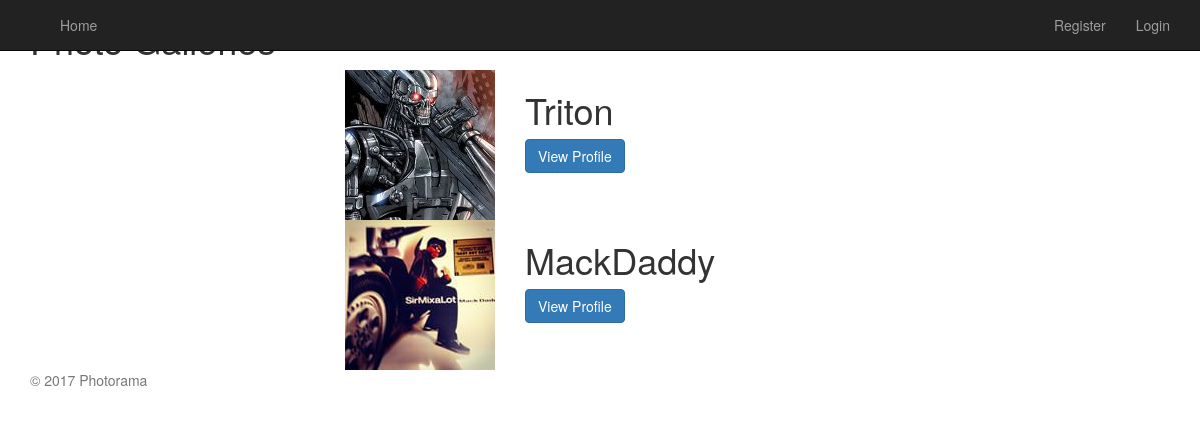
Before: / with the older database file.
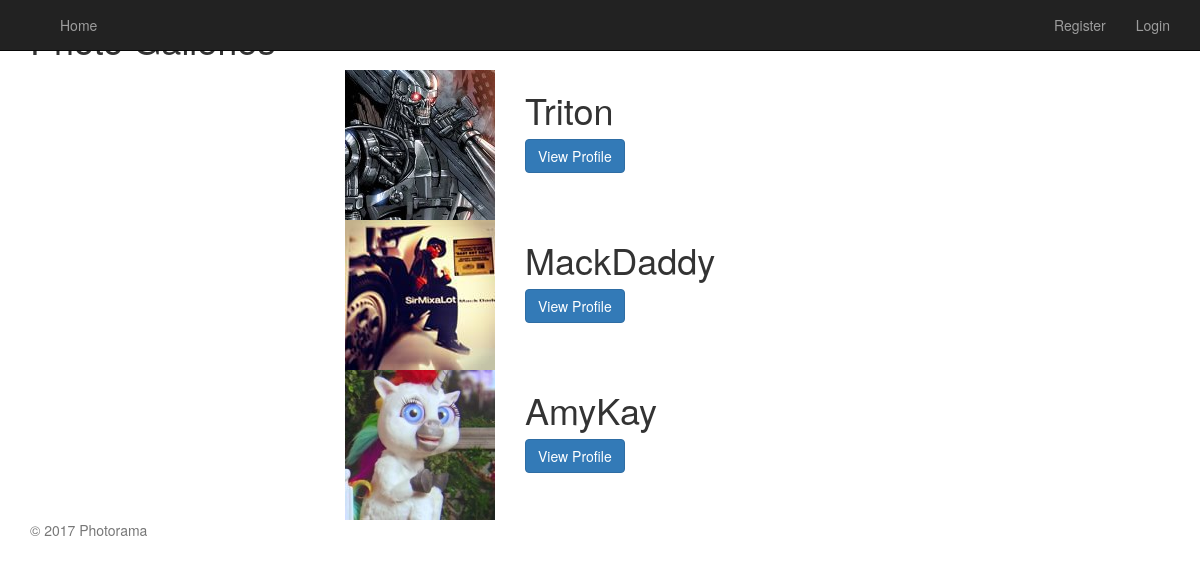
After: the same page with the newer database file.
### tables this page shows
CREATE TABLE `users` (
  `user_id` int(11) NOT NULL,
  `username` varchar(25) NOT NULL,
  `email` varchar(25) NOT NULL,
  `password` varchar(255) NOT NULL,
  `profile_image` varchar(50) NOT NULL DEFAULT 'images/default_avatar.jpg',
  `member_since` datetime NOT NULL
);

### util/main.php (called while the page is built, shortened)
<?php
$uri = filter_input(INPUT_SERVER, 'REQUEST_URI');
$dirs = explode('/', $uri);
$app_path = '/' . $dirs[1] . '/';

### model/user_db.php (called while the page is built, shortened)
<?php
class UserDB {
    public static function get_all_users()
    {
        $db = Database::DBConnect();
        $query = 'SELECT *
                  FROM users';
        $statement = $db->prepare($query);
        $statement->execute();
        $users = $statement->fetchAll();
        return $users;
    }
}

### views/galleries_view.php (the view)
<?php include('partials/header.php'); ?>
    <div class="container">
        <h1>Photo Galleries</h1>
        <?php foreach ($users as $user) : ?>
            <div class="row col-md-6 col-md-offset-3 gallery_snapshot">
                <div class="col-md-4">
                    <img src="<?php echo htmlspecialchars($user['profile_image']); ?>">
                </div>
                <div class="col-lg-8">
                    <h1><?php echo htmlspecialchars($user['username']); ?></h1>
                    <p><a class="btn btn-default btn-primary" href="index.php?action=view_profile&user_id=<?php echo htmlspecialchars($user['user_id']); ?>">View Profile</a></p>
                </div>
            </div>
        <?php endforeach; ?>
    </div>
<?php include('partials/footer.php');

### index.php (shortened to what this page needs)
<?php
require_once('util/main.php');
require_once('model/user_db.php');
$action = filter_input(INPUT_POST, 'action');
if ($action == NULL) {
    $action = filter_input(INPUT_GET, 'action');
    if ($action == NULL) {
        $action = 'category_view';
    }
}
switch ($action) {
    case 'category_view':
        $users = UserDB::get_all_users();
        include('views/galleries_view.php');
    break;
}

### views/partials/header.php (shortened to what this page needs)
<!doctype html>
<html lang="en">
<head>
    <link href="<?php echo $app_path; ?>css/cssreset.css" rel="stylesheet">
    <link href="<?php echo $app_path; ?>css/bootstrap.min.css" rel="stylesheet">
    <link href="<?php echo $app_path; ?>css/bootstrap-theme.min.css" rel="stylesheet">
    <link href="<?php echo $app_path; ?>css/sticky-footer-navbar.css" rel="stylesheet">
    <link href="<?php echo $app_path; ?>css/main.css" rel="stylesheet">
</head>
<body>
<nav class="navbar navbar-inverse navbar-fixed-top">
    <div class="container">
        <div class="navbar-header">
            <a class="navbar-brand" href="."></a>
        </div>
        <div id="navbar" class="collapse navbar-collapse">
            <ul class="nav navbar-nav">
                <li><a href=".">Home</a></li>
            </ul>
            <ul class="nav navbar-nav navbar-right">
                <?php if (!isset($_SESSION['user_id'])) : ?>
                    <li><a href="index.php?action=show_register_form">Register</a></li>
                    <li><a href="index.php?action=show_login_form">Login</a></li>
                <?php else : ?>
                    <li><a href="index.php?action=logout">Logout</a></li>
                <?php endif; ?>
            </ul>
        </div>
    </div>
</nav>

### views/partials/footer.php (shortened to what this page needs)
    <footer class="footer">
        <div class="container">
            <p class="text-muted">&copy; 2017 Photorama</p>
        </div>
    </footer>
</body>
</html>

Changed rows visible on the page:
added users: profile_image (picture), username "AmyKay"
